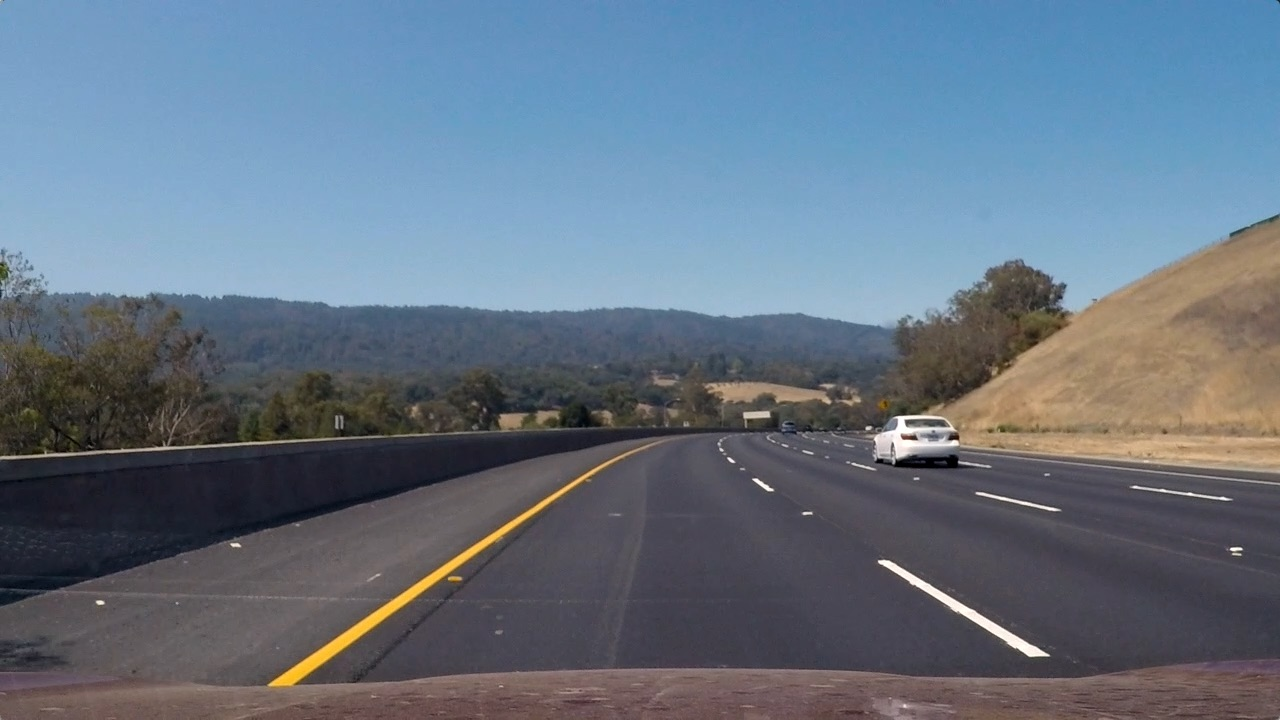
#> input picture test_img/test3.jpg, 1280 x 720 px
$ python -i preprocessing_module.py   (imports and definitions only)   (older library calls are emulated)
#> lines starting #> are read from the running program, lines starting #| are printed output that depends on the picture; after the words box and inside, x2 and y2 are one past the last pixel; in counts of white or black regions, pixels touching at a corner belong together
### perspective_region.py
import numpy as np
import cv2


# perspective transform on undistorted images
# [13 lines left out: function perspective_transform, not called in this run]


# region of interest
def region_of_interest(img, vertices):
    mask = np.zeros_like(img, dtype=np.uint8)
    # 3 channel or 1 channel color to fill the mask with depending on the input image
    if len(img.shape) > 2:
        channel_count = img.shape[2]
        ignore_mask_color = (255,) * channel_count
    else:
        ignore_mask_color = 255

    cv2.fillPoly(mask, vertices, ignore_mask_color)

    masked_image = cv2.bitwise_and(img, mask)

    return masked_image

### preprocessing_module.py
from perspective_region import *


# Define a function that takes an image, gradient orientation,
# and threshold min / max values.
def abs_sobel_thresh(img, orient='x', sobel_kernel=3, thresh=(0, 255)):
    # Convert to grayscale
    # gray = cv2.cvtColor(img, cv2.COLOR_RGB2GRAY)
    # Apply x or y gradient with the OpenCV Sobel() function
    # and take the absolute value
    if orient == 'x':
        abs_sobel = np.absolute(cv2.Sobel(img, cv2.CV_64F, 1, 0, ksize=sobel_kernel))
    if orient == 'y':
        abs_sobel = np.absolute(cv2.Sobel(img, cv2.CV_64F, 0, 1, ksize=sobel_kernel))
    # Rescale back to 8 bit integer
    scaled_sobel = np.uint8(255 * abs_sobel / np.max(abs_sobel))
    # Create a copy and apply the threshold
    binary_output = np.zeros_like(scaled_sobel)
    # Here I'm using inclusive (>=, <=) thresholds, but exclusive is ok too
    binary_output[(scaled_sobel >= thresh[0]) & (scaled_sobel <= thresh[1])] = 1

    # Return the result
    return binary_output


# Define a function to return the magnitude of the gradient
# for a given sobel kernel size and threshold values
def mag_thresh(img, sobel_kernel=3, mag_thresh=(0, 255)):
    # Take both Sobel x and y gradients
    sobelx = cv2.Sobel(img, cv2.CV_64F, 1, 0, ksize=sobel_kernel)
    sobely = cv2.Sobel(img, cv2.CV_64F, 0, 1, ksize=sobel_kernel)
    # Calculate the gradient magnitude
    gradmag = np.sqrt(sobelx ** 2 + sobely ** 2)
    # Rescale to 8 bit
    scale_factor = np.max(gradmag) / 255
    gradmag = (gradmag / scale_factor).astype(np.uint8)
    # Create a binary image of ones where threshold is met, zeros otherwise
    binary_output = np.zeros_like(gradmag)
    binary_output[(gradmag >= mag_thresh[0]) & (gradmag <= mag_thresh[1])] = 1

    # Return the binary image
    return binary_output


# Define a function to threshold an image for a given range and Sobel kernel for directionsobel
def dir_threshold(img, sobel_kernel=3, thresh=(0, np.pi / 2)):
    # Calculate the x and y gradients
    sobelx = cv2.Sobel(img, cv2.CV_64F, 1, 0, ksize=sobel_kernel)
    sobely = cv2.Sobel(img, cv2.CV_64F, 0, 1, ksize=sobel_kernel)
    # Take the absolute value of the gradient direction,
    # apply a threshold, and create a binary image result
    absgraddir = np.arctan2(np.absolute(sobely), np.absolute(sobelx))
    binary_output = np.zeros_like(absgraddir)
    binary_output[(absgraddir >= thresh[0]) & (absgraddir <= thresh[1])] = 1

    # Return the binary image
    return binary_output.astype(np.uint8)


# used for the white lanes histogram equalisation threshold
def equlize_thr(gray, thr=250):
    img = cv2.equalizeHist(gray)
    ret, thrs = cv2.threshold(img, thresh=thr, maxval=255, type=cv2.THRESH_BINARY)

    return thrs


# Color thresholding, takes saturation and value images in single channel and corresponding threshold values
def color_thr(s_img, v_img, s_threshold=(0, 255), v_threshold=(0, 255)):
    s_binary = np.zeros_like(s_img).astype(np.uint8)
    s_binary[(s_img > s_threshold[0]) & (s_img <= s_threshold[1])] = 1
    v_binary = np.zeros_like(s_img).astype(np.uint8)
    v_binary[(v_img > v_threshold[0]) & (v_img <= v_threshold[1])] = 1
    col = ((s_binary == 1) | (v_binary == 1))
    return col


# the main thresholding operation is performed here
def thresholding(img, grad_thx_min=211, grad_thx_max=255, grad_thy_min=0, grad_thy_max=25, mag_th_min=150,
                 mag_th_max=255, dir_th_min=0.7, dir_th_max=1.3, s_threshold_min=113, s_threshold_max=255,
                 v_threshold_min=234, v_threshold_max=255, k_size=3, adp_thr=250):

#> called with grad_thx_min = 211, grad_thx_max = 255, grad_thy_min = 0, grad_thy_max = 25, mag_th_min = 150, mag_th_max = 255, dir_th_min = 0.7, dir_th_max = 1.3
    imshape = img.shape
    # convert to HLS
    hls = cv2.cvtColor(img, cv2.COLOR_RGB2HLS).astype(np.float)
    # read saturation channel
    s_channel = hls[:, :, 2].astype(np.uint8)
    # read the value channel
    v_channel = hls[:, :, 2].astype(np.uint8)
    # threshold grad
    ksize = k_size  # Choose a larger odd number to smooth gradient measurements
    gradx = abs_sobel_thresh(v_channel, orient='x', sobel_kernel=ksize, thresh=(grad_thx_min, grad_thx_max))
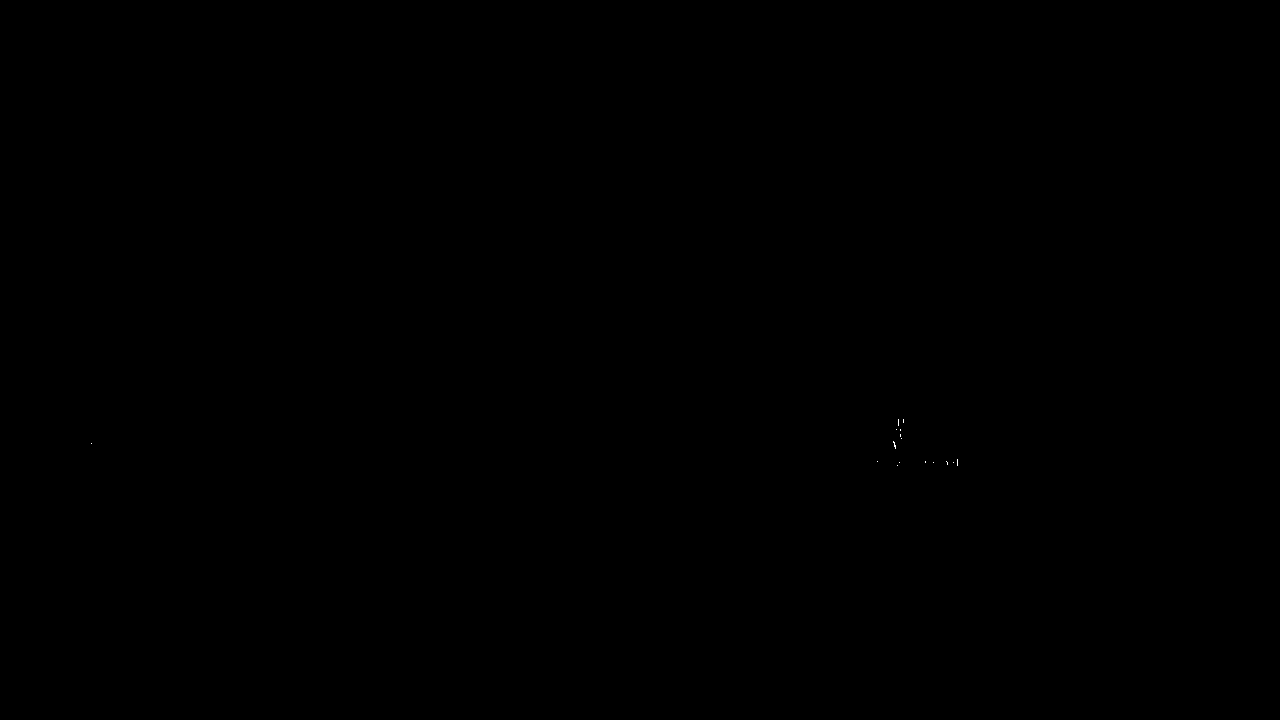
#> gradx: shape (720, 1280); values 0 (black) and 1 (white), 0.01% white in thin lines or dots, all inside (x1, y1, x2, y2) = (91, 419, 958, 466)
    # Apply each of the thresholding functions
    grady = abs_sobel_thresh(v_channel, orient='y', sobel_kernel=ksize, thresh=(grad_thy_min, grad_thy_max))
#> grady: shape (720, 1280); values 0 (black) and 1 (white), 98.2% white; black in thin lines or dots
    mag_binary = mag_thresh(v_channel, sobel_kernel=ksize, mag_thresh=(mag_th_min, mag_th_max))
#> in mag_thresh, `sobelx = cv2.Sobel(img, cv2.CV_64F, 1, 0, ksize=sobel_kernel)`:
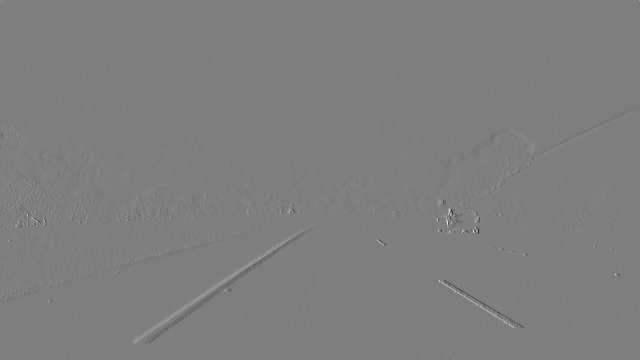
#> sobelx: shape (720, 1280) float64 (shown at 1/2 size); min -979, max 990, mean 0; drawn with min black and max white
#> in mag_thresh, `scale_factor = np.max(gradmag) / 255`: scale_factor = 4.3
#> mag_binary: shape (720, 1280); values 0 (black) and 1 (white), 0.14% white in thin lines or dots, all inside (x1, y1, x2, y2) = (18, 415, 1237, 685)
    dir_binary = dir_threshold(v_channel, sobel_kernel=ksize, thresh=(dir_th_min, dir_th_max))
#> dir_binary: shape (720, 1280); values 0 (black) and 1 (white), 35.5% white in thin lines or dots
    combined = np.zeros_like(gradx)
    combined[((gradx == 1) & (grady == 1)) | ((mag_binary == 1) & (dir_binary == 1))] = 1

    # Threshold color channel for yellow
    s_binary = color_thr(s_channel, v_channel, s_threshold=(s_threshold_min, s_threshold_max),
                         v_threshold=(v_threshold_min, v_threshold_max)).astype(np.uint8)
#> s_binary: shape (720, 1280); values 0 (black) and 1 (white), 1.7% white; 944 white regions (864 under 20 px), largest, box (x1, y1, x2, y2) and area: (269, 462, 610, 688) 4479, (879, 561, 1045, 656) 1333, (888, 416, 941, 451) 438

    # histogram equalised threshold for white lanes
    gray = cv2.cvtColor(img, cv2.COLOR_RGB2GRAY).astype(np.uint8)
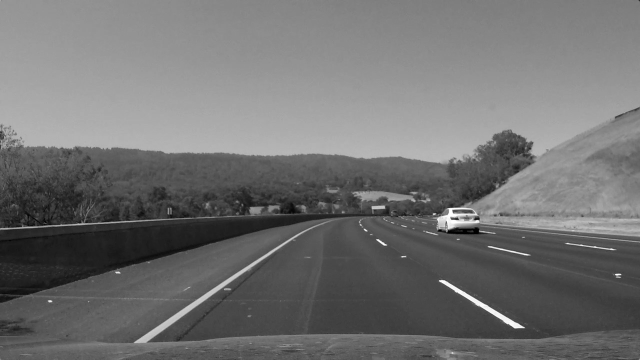
#> gray: shape (720, 1280) (shown at 1/2 size); min 0, max 255, mean 112.8
    eq_thr = equlize_thr(gray, adp_thr) / 255
#> in equlize_thr, `ret, thrs = cv2.threshold(img, thresh=thr, maxval=255, type=cv2.THRESH..`: ret = 250
#> eq_thr: shape (720, 1280) float64; values 0 (black) and 1 (white), 2.4% white; 285 white regions (262 under 20 px), largest, box (x1, y1, x2, y2) and area: (48, 267, 948, 325) 12890, (269, 461, 612, 686) 2862, (874, 415, 959, 458) 1646
    # Stack each channel
    # Combine binary thresholds
    # color_binary = np.dstack(( np.zeros_like(s_binary),combined, s_binary))
    color_binary = np.zeros_like(gradx)
    color_binary[(combined == 1) | (s_binary == 1) | (eq_thr == 1)] = 1
    color_binary = np.dstack((color_binary, color_binary, color_binary)).astype(np.float32)
    # masking for region of interest
    vertices = np.array([[(.55 * imshape[1], 0.6 * imshape[0]), (imshape[1], imshape[0]),
                          (0, imshape[0]), (.45 * imshape[1], 0.6 * imshape[0])]], dtype=np.int32)
    color_binary = region_of_interest(color_binary.astype(np.uint8), vertices)
#> in region_of_interest, `masked_image = cv2.bitwise_and(img, mask)`:
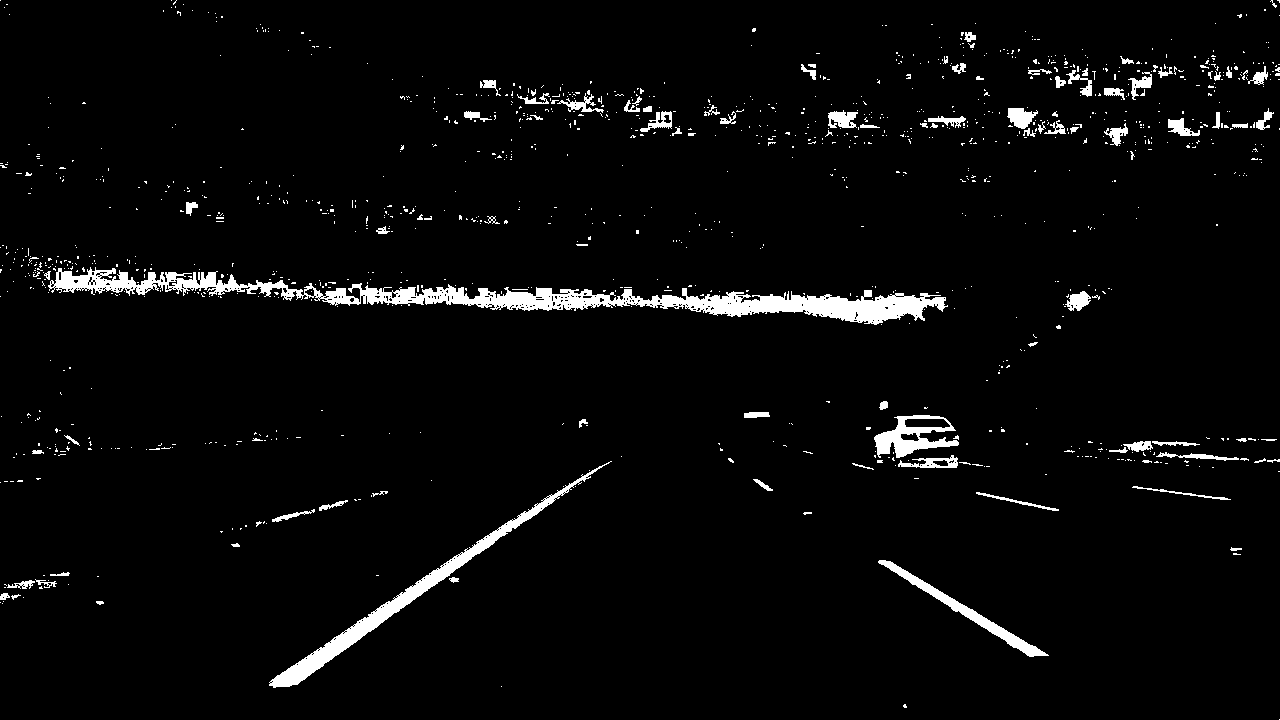
#> img: shape (720, 1280, 3); values 0 (black) and 1 (white), 3.6% white; 1181 white regions (1087 under 20 px), largest, box (x1, y1, x2, y2) and area: (48, 267, 948, 325) 12890, (269, 461, 612, 688) 4481, (878, 560, 1049, 657) 1682
    # plt.imshow(color_binary*255, cmap = "gray")
    return color_binary.astype(np.float32), combined, s_binary

>>> import cv2
>>> picture = cv2.cvtColor(cv2.imread('test_img/test3.jpg'), cv2.COLOR_BGR2RGB)
>>> result = thresholding(picture)

$ run again, on test_img/test4.jpg
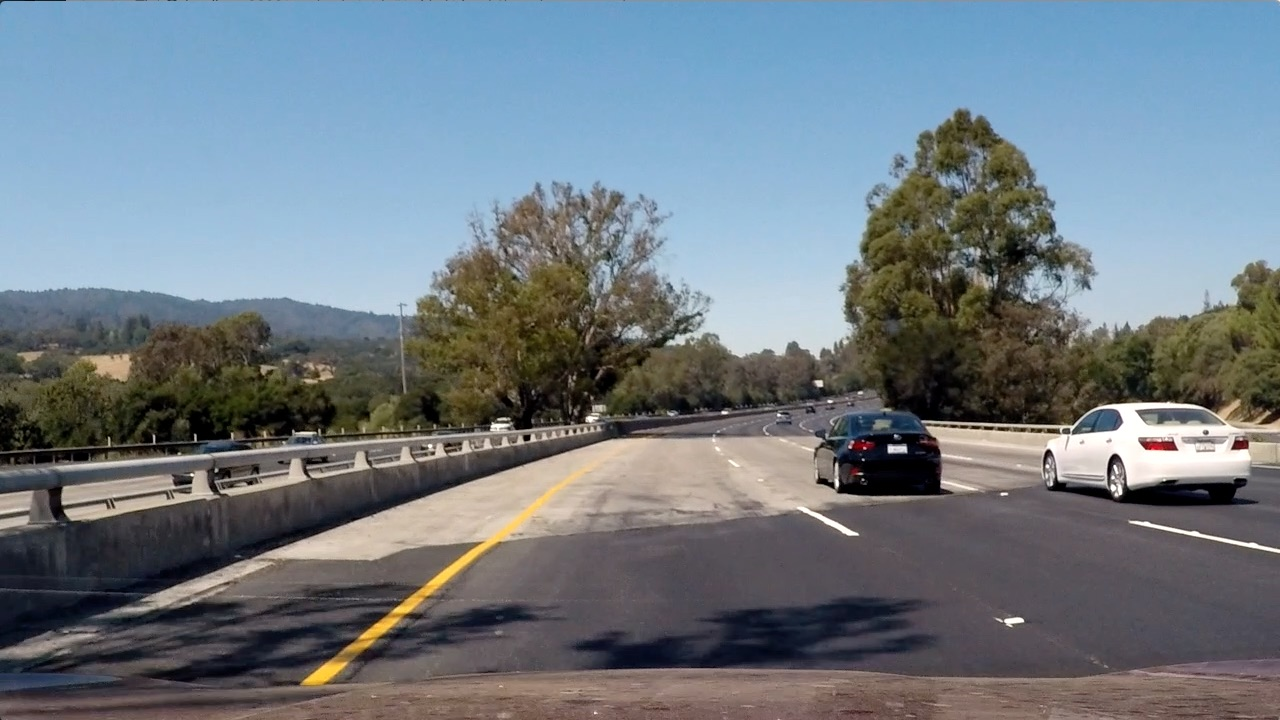
#> input picture test_img/test4.jpg, 1280 x 720 px
#> gradx: shape (720, 1280); values 0 (black) and 1 (white), 0.07% white in thin lines or dots, all inside (x1, y1, x2, y2) = (1, 253, 1236, 622)
#> in thresholding, `grady = abs_sobel_thresh(v_channel, orient='y', sobel_kernel=ksize, th..`:
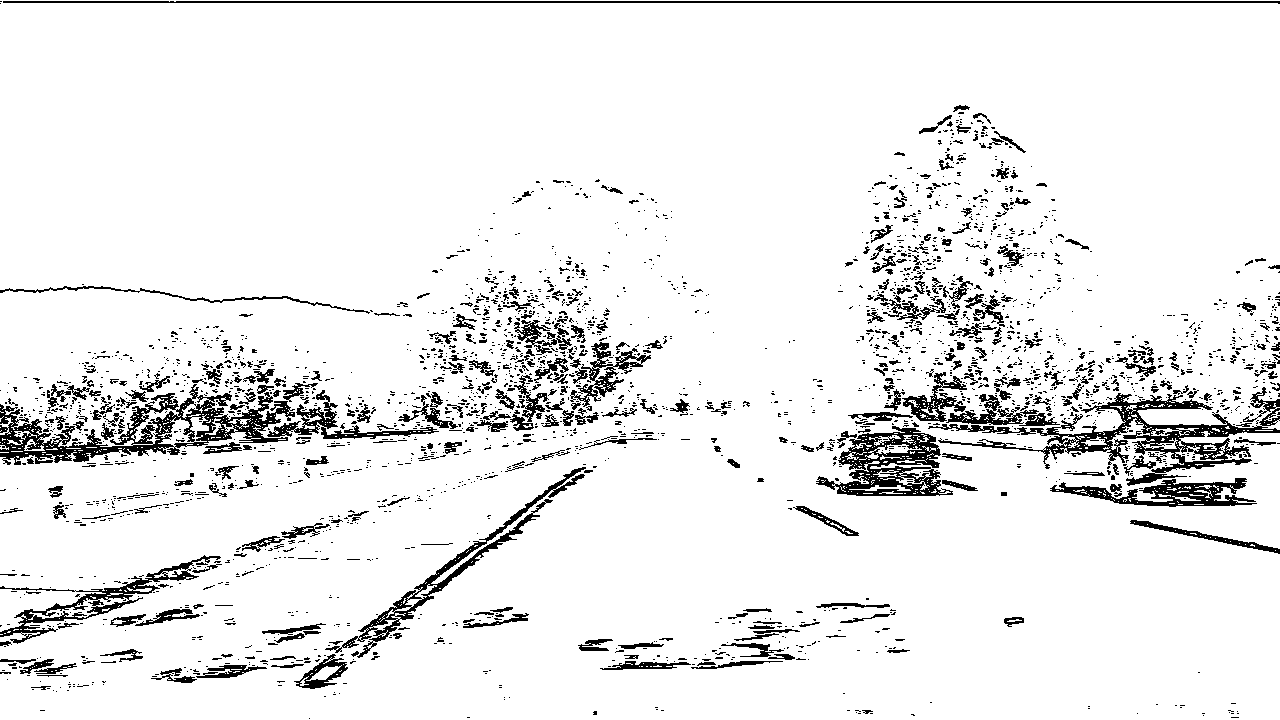
#> grady: shape (720, 1280); values 0 (black) and 1 (white), 92.2% white; black in thin lines or dots
#> scale_factor = 4.47
#> mag_binary: shape (720, 1280); values 0 (black) and 1 (white), 0.98% white in thin lines or dots, all inside (x1, y1, x2, y2) = (0, 136, 1280, 682)
#> dir_binary: shape (720, 1280); values 0 (black) and 1 (white), 33.8% white in thin lines or dots
#> s_binary: shape (720, 1280); values 0 (black) and 1 (white), 33.4% white; 1467 white regions (1187 under 20 px), largest, box (x1, y1, x2, y2) and area: (0, 3, 1280, 278) 260161, (1067, 402, 1250, 484) 5492, (348, 444, 628, 656) 3772
#> thrs: shape (720, 1280); 1.8% white; 269 white regions (238 under 20 px), largest, box (x1, y1, x2, y2) and area: (939, 402, 1280, 485) 8285, (701, 297, 848, 359) 5827, (1130, 521, 1280, 553) 470
#> ret = 250
#> mask: shape (720, 1280, 3); 22% white; 1 white region, box (x1, y1, x2, y2) and area: (2, 432, 1279, 720) 202751
#> in region_of_interest, `masked_image = cv2.bitwise_and(img, mask)`:
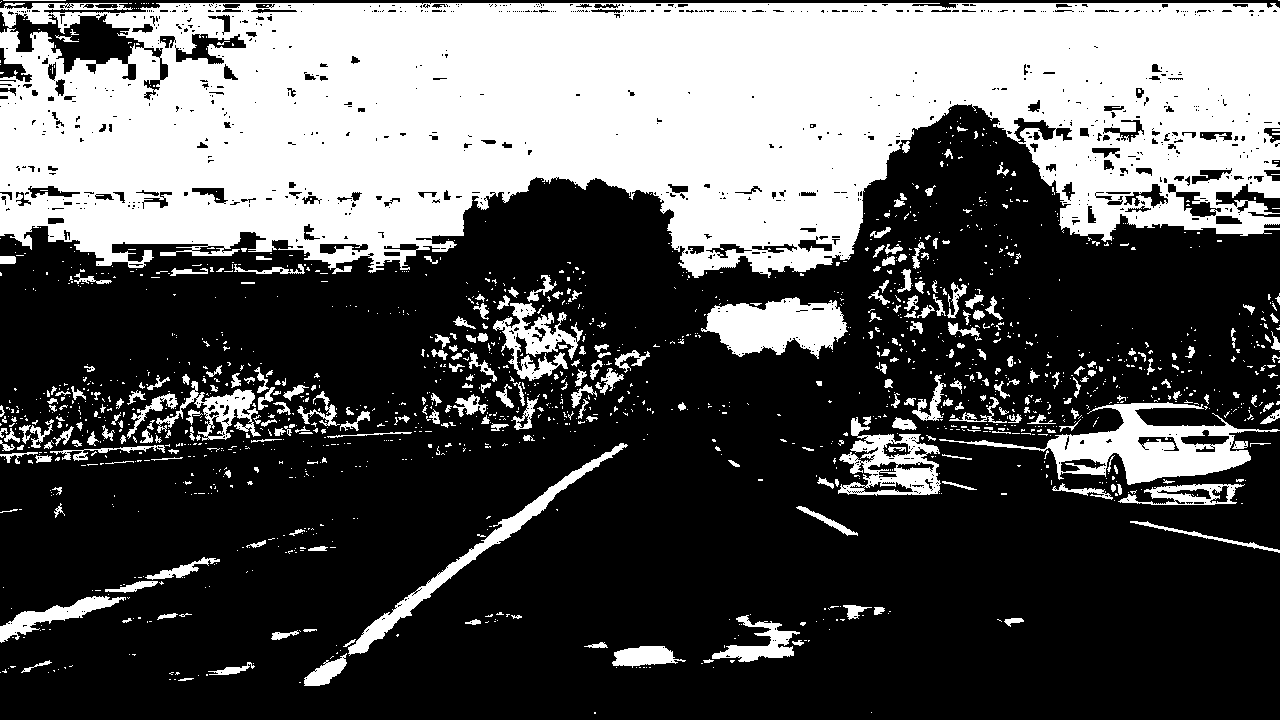
#> img: shape (720, 1280, 3); values 0 (black) and 1 (white), 34.6% white; 1587 white regions (1291 under 20 px), largest, box (x1, y1, x2, y2) and area: (0, 3, 1280, 278) 260161, (939, 402, 1280, 485) 8586, (701, 297, 848, 359) 5827
